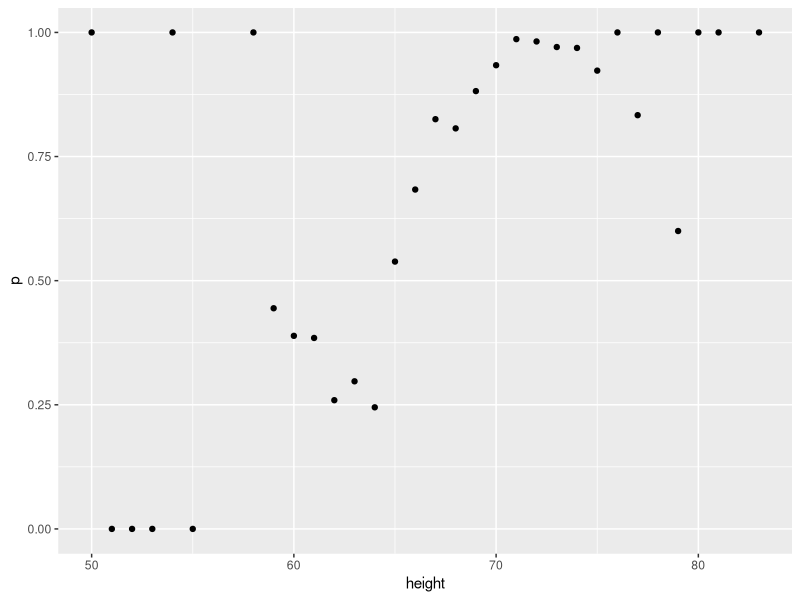
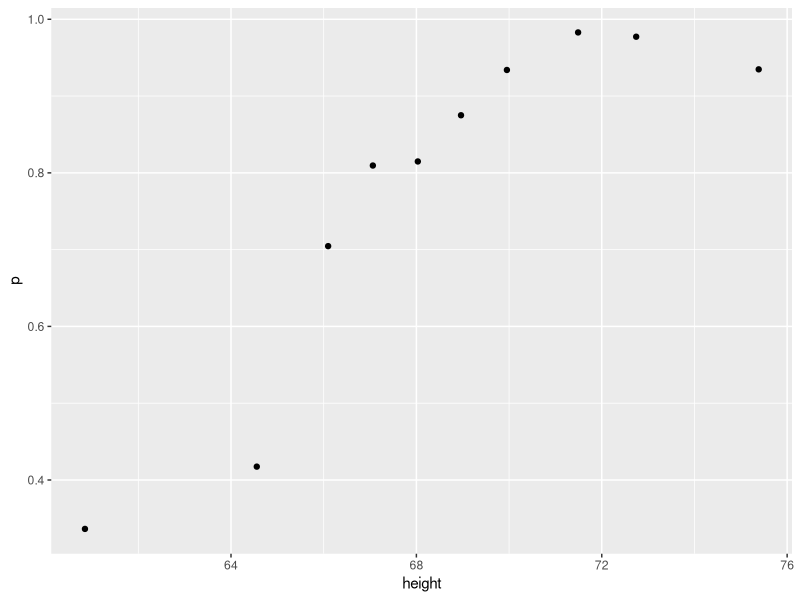
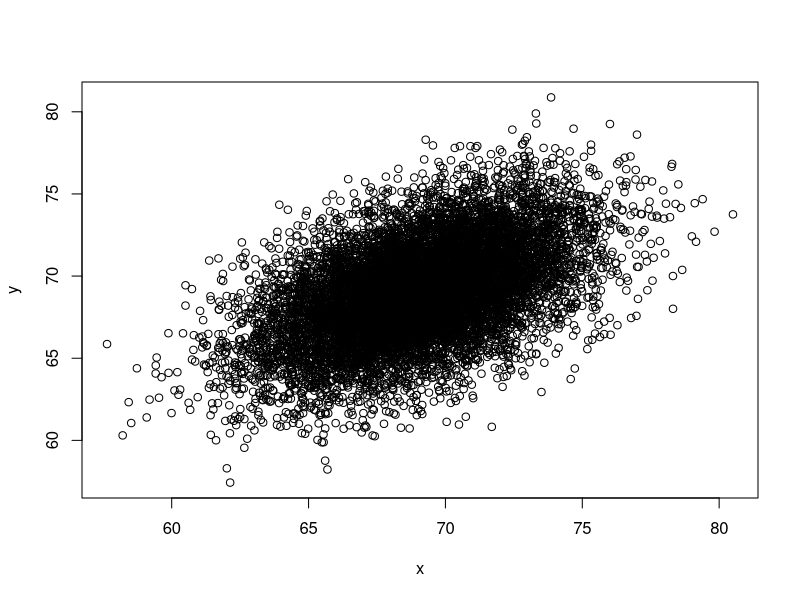
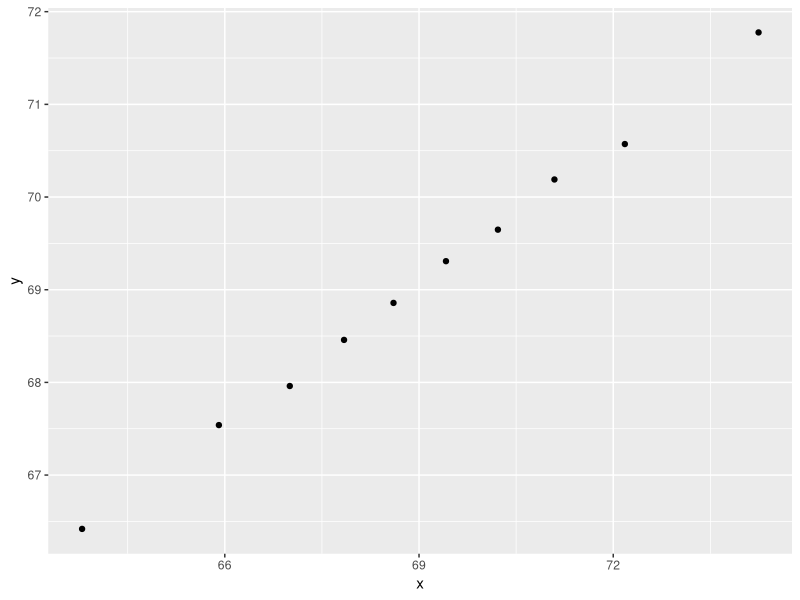

Source code (R) for these figures, in order:
## ---- chunk 1
set.seed(1)
disease <- sample(c(0,1), size=1e6, replace=TRUE, prob=c(0.98,0.02))
test <- rep(NA, 1e6)
test[disease==0] <- sample(c(0,1), size=sum(disease==0), replace=TRUE, prob=c(0.90,0.10))
test[disease==1] <- sample(c(0,1), size=sum(disease==1), replace=TRUE, prob=c(0.15, 0.85))
#Probabilites of positive and negative
mean(test == 0)
mean(test == 1)
#prob of having the disease and testing negative
mean(disease[test == 0] == 1)
#prob of having the disease and testing positive
mean(disease[test == 1] == 1)

#relative risk of having the disease
mean(disease[test == 1] == 1)/0.02
## ---- chunk 2
library(dslabs)
library(tidyverse)
data("heights")
heights %>% 
	mutate(height = round(height)) %>%
	group_by(height) %>%
	summarize(p = mean(sex == "Male")) %>%
	qplot(height, p, data =.)
## ---- chunk 3
ps <- seq(0, 1, 0.1)
heights %>% 
	mutate(g = cut(height, quantile(height, ps), include.lowest = TRUE)) %>%
	group_by(g) %>%
	summarize(p = mean(sex == "Male"), height = mean(height)) %>%
	qplot(height, p, data =.)
## ---- chunk 4
Sigma <- 9*matrix(c(1,0.5,0.5,1), 2, 2)
dat <- MASS::mvrnorm(n = 10000, c(69, 69), Sigma) %>%
	data.frame() %>% setNames(c("x", "y"))
## ---- chunk 5
plot(dat)
## ---- chunk 6
ps <- seq(0, 1, 0.1)
dat %>% 
	mutate(g = cut(x, quantile(x, ps), include.lowest = TRUE)) %>%
  group_by(g) %>%
  summarize(y = mean(y), x = mean(x)) %>%	
	qplot(x, y, data =.)
